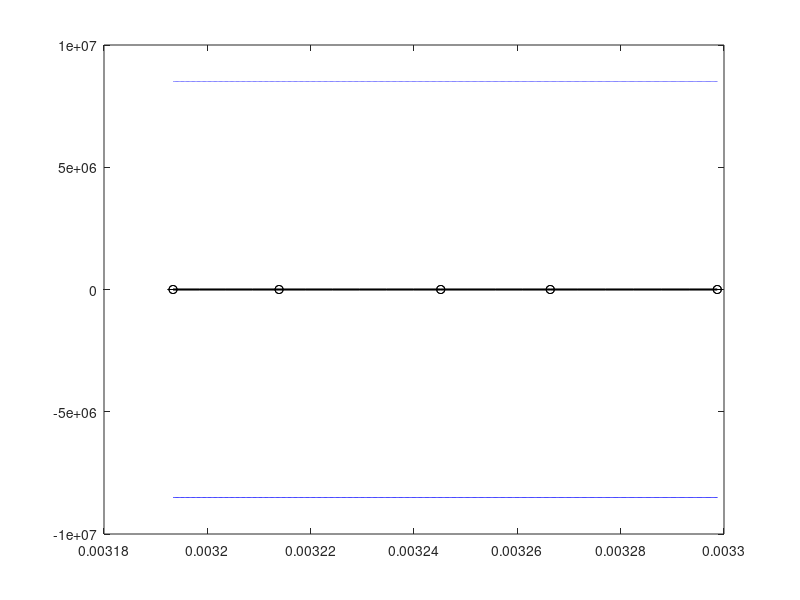

The MATLAB source for this figure: (Note: this script raises an error after producing the figure.)
%% Phase 2 CI

%% Fitting raw data
inv_t = [0.00324517280545,0.00329869701468,0.00326637269312,0.00319335781574,0.00321388397879];
lnk = [-7.01212039929674,-7.61642275302846,-7.22192103859191,-6.52814698170620,-6.77207402710722];
p = polyfit(inv_t,lnk,1);
lnkfit = polyval(p,inv_t);
plot(inv_t,lnk,'ko')
hold on
plot(inv_t,lnkfit,'k-')

%% CI
t = [30:0.001:40] + 273.15; % K
x = 1./t;
y = polyval(p,x);
n = 5; alpha = 0.05;

devsq = sum((inv_t - mean(inv_t)).^2);
sumx = sum(inv_t); sumy = sum(lnk);
sumxsq = sum(inv_t.^2); sumysq = sum(lnk.^2);
sumxy = sum(inv_t.*lnk);

sy = sqrt(1/n/(n-2).*(n.*sumysq - sumy.^2 - (n.*sumxy - sumx.*sumy).^2./(n*sumxsq - sumx.^2)));
ci = sy.*sqrt((1/n + (x - mean(inv_t)).^2))./devsq;
tcrit = 3.182446305;
lowci = y - tcrit.*ci;
highci = y + tcrit.*ci;

plot(x,y,'k-');
hold on
plot(x,lowci,'b--')
%%
plot(x,lowci,'b--')
plot(x,highci,'b--')

%% NEW
close all
x = [0.00324517280545,0.00329869701468,0.00326637269312,0.00319335781574,0.00321388397879];
y = [-7.01212039929674,-7.61642275302846,-7.22192103859191,-6.52814698170620,-6.77207402710722];

invt = [0.003298697	0.003293265	0.003287851	0.003282455	0.003277077	0.003271716...
    0.003266373	0.003261047	0.003255738	0.003250447	0.003245173	0.003239916...
    0.003234676	0.003229453	0.003224246	0.003219057	0.003213884	0.003208728...
    0.003203588	0.003198465	0.003193358];
lnk	= [-7.581276296	-7.527043723	-7.472989459	-7.419112625	-7.36541235	...
    -7.311887767	-7.258538015	-7.205362239	-7.15235959	-7.099529223	...
    -7.046870299	-6.994381986	-6.942063456	-6.889913886	-6.837932459	...
    -6.786118363	-6.734470792	-6.682988943	-6.631672021	-6.580519235    -6.529529798];
lowci = [-7.687064682	-7.625806179	-7.565019839	-7.504765456	-7.445118107...
    -7.386170609	-7.32803456	-7.270837978	-7.214716945	-7.159799255	...
    -7.10618136	-7.053905487	-7.002947423	-6.953221793	-6.904601936	...
    -6.856944389	-6.810108797	-6.763969646	-6.718420779	-6.673375359	-6.628763658];
hici = [-7.47548791	-7.428281267	-7.380959079	-7.333459794	-7.285706593...
    -7.237604925	-7.18904147	-7.1398865	-7.090002235	-7.03925919	...
    -6.987559238	-6.934858485	-6.881179489	-6.826605979	-6.771262981...
    -6.715292337	-6.658832786	-6.60200824	-6.544923264	-6.487663111	-6.430295938];

error = [0.021255195	0.009395383	0.01179503	0.011057589	0.009605479];

fitting = plot(invt,lnk,'k-','linewidth',1.5);
hold on
experiment = errorbar(x,y,error,'ko','markersize',5,'markerfacecolor','k','linewidth',1);
ci = fill([invt,fliplr(invt)],[hici,fliplr(lowci)],[0.9100 0.4100 0.1700],'facealpha', 0.4,...
    'linewidth',1.5,'linestyle','--','edgecolor',[0.9100 0.4100 0.1700]);

xtickformat('%.2f'); ytickformat('%.2f');
xlabel('1/T (K^{-1})','fontsize',12,'fontweight','bold')
ylabel('ln \itk','fontsize',12,'fontweight','bold')
legend([experiment,fitting,ci],'Experimental Data','Linear Fitting','95% C.I.')
set(gca,'xcolor',[0 0 0],'ycolor',[0 0 0],'fontname','times',...
    'xminortick','on','yminortick','on','fontsize',12,'linewidth',1.5)

print -djpeg CI_arrhenius

%% Plotting the absorbance data
close all
% col = rand(14,3); % fixed, dont run!!!!
% save colour_plots col
load colour_plots

[num,txt,raw] = xlsread('CHEG345_KIN_Excel Calculations.xlsx','Absorbance Data Matlab','A3:O39');
time = num(:,1);
absorbance = num(:,[2:end]);
figure
for i = 1:14
    plot(time,absorbance(:,i),'o','linewidth',1.5,'markersize',5,'color',col(i,:))
    hold on
end
runnum = 1:14;
legend(strcat('Run  ', num2str(runnum')))
xtickformat('%.1f'); ytickformat('%.2f');
xlabel('Time (s)','fontsize',12,'fontweight','bold')
ylabel('Absorbance (M^{-1}cm^{-1})','fontsize',12,'fontweight','bold')
set(gca,'xcolor',[0 0 0],'ycolor',[0 0 0],'fontname','times',...
    'xminortick','on','yminortick','on','fontsize',12,'linewidth',1.5)

print -djpeg absorbance_plot

[num,txt,raw] = xlsread('CHEG345_KIN_Excel Calculations.xlsx','Absorbance Data Matlab','Q3:AE39');
time = num(:,1);
conc_i2 = num(:,[2:end]);
figure
for i = 1:14
    plot(time,conc_i2(:,i),'o','linewidth',1.5,'markersize',5,'color',col(i,:))
    hold on
end
runnum = 1:14;
legend(strcat('Run  ', num2str(runnum')))
xtickformat('%.1f'); ytickformat('%.2f'); ylim([0,inf])
xlabel('Time (s)','fontsize',12,'fontweight','bold')
ylabel('Concentration of I_2 (M)','fontsize',12,'fontweight','bold')
set(gca,'xcolor',[0 0 0],'ycolor',[0 0 0],'fontname','times',...
    'xminortick','on','yminortick','on','fontsize',12,'linewidth',1.5)

print -djpeg i2conc_plot
%%
n = [13,4,3,3,13,6,6,7,9,9,13,13,8,11];
time = num(:,1);
conc_i2 = num(:,[2:end]);
figure
for i = 1:14
    plot(time,conc_i2(:,i),'o','linewidth',1.5,'markersize',5,'color',col(i,:))
    hold on
end

for i = 1:length(n)
    i2_molar = conc_i2(:,i);
    p = polyfit(time(1:n(i)),i2_molar(1:n(i)),1);
    yfit = polyval(p,time(1:n(i)));
    fitting(i) = plot(time(1:n(i)),yfit,'linestyle','-','linewidth',1.5,'color',col(i,:));
    hold on
end
legend(fitting,strcat('Run  ', num2str(runnum')))
xtickformat('%.1f'); ytickformat('%.2f'); ylim([0,inf])
xlabel('Time (s)','fontsize',12,'fontweight','bold')
ylabel('Concentration of I_2 (M)','fontsize',12,'fontweight','bold')
set(gca,'xcolor',[0 0 0],'ycolor',[0 0 0],'fontname','times',...
    'xminortick','on','yminortick','on','fontsize',12,'linewidth',1.5)

print -djpeg i2concfitting_plot
